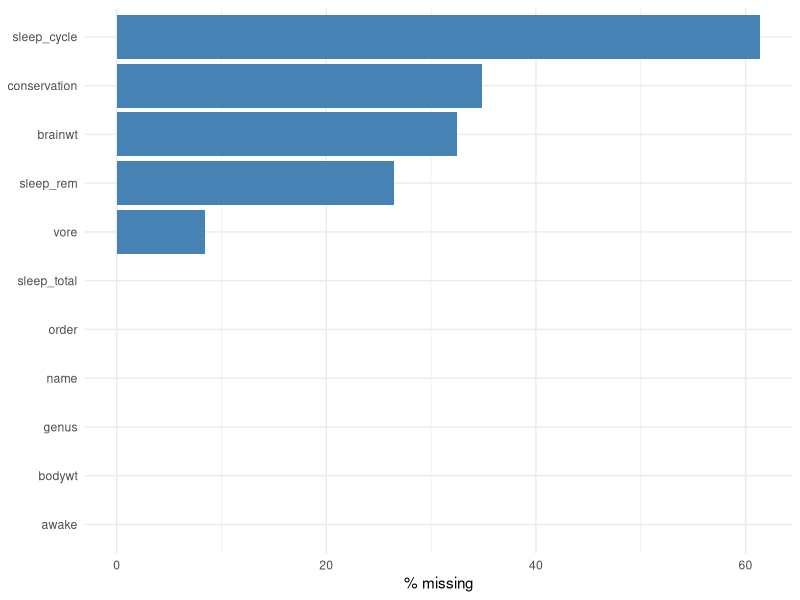
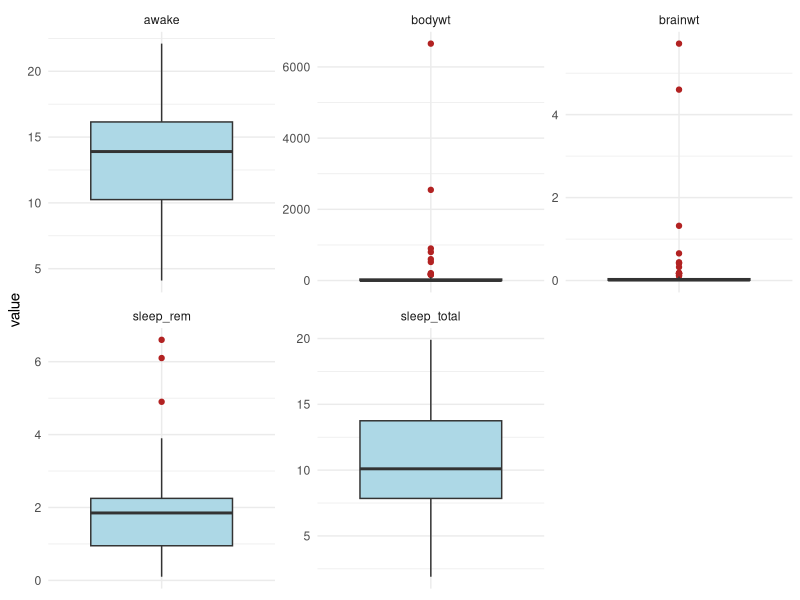
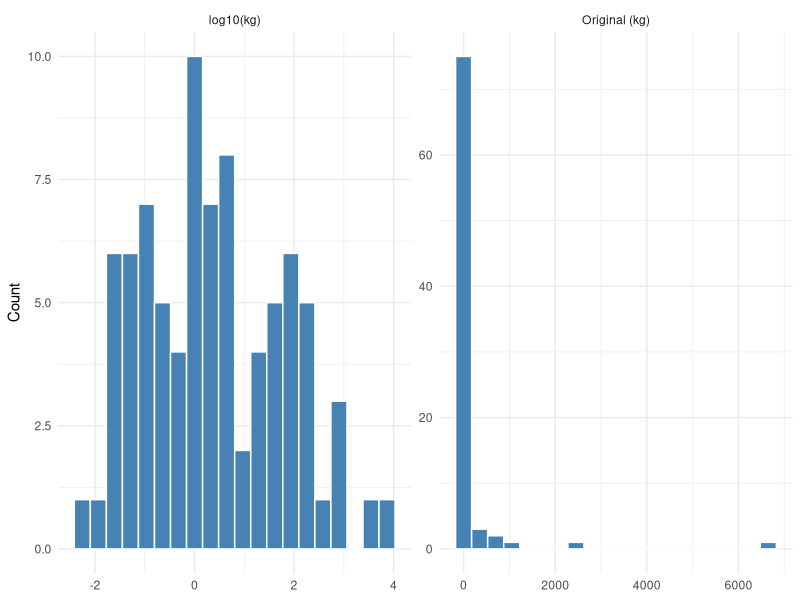
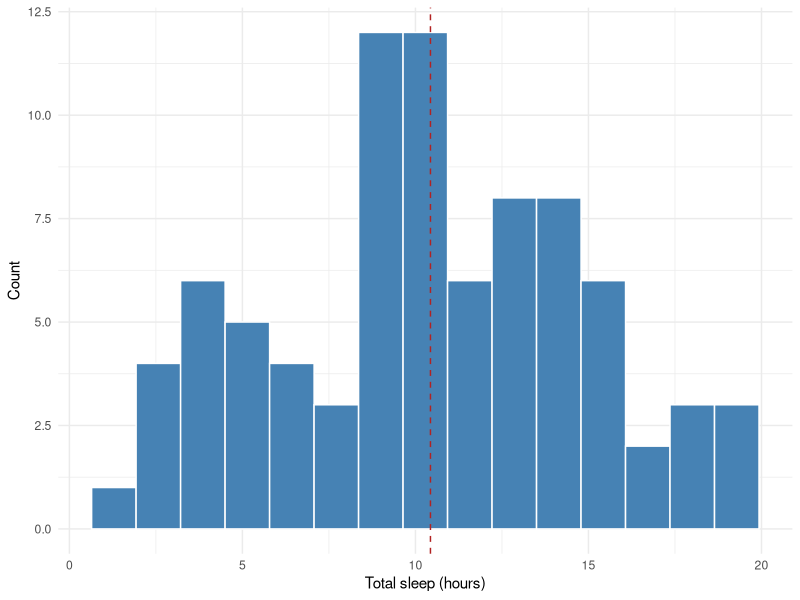
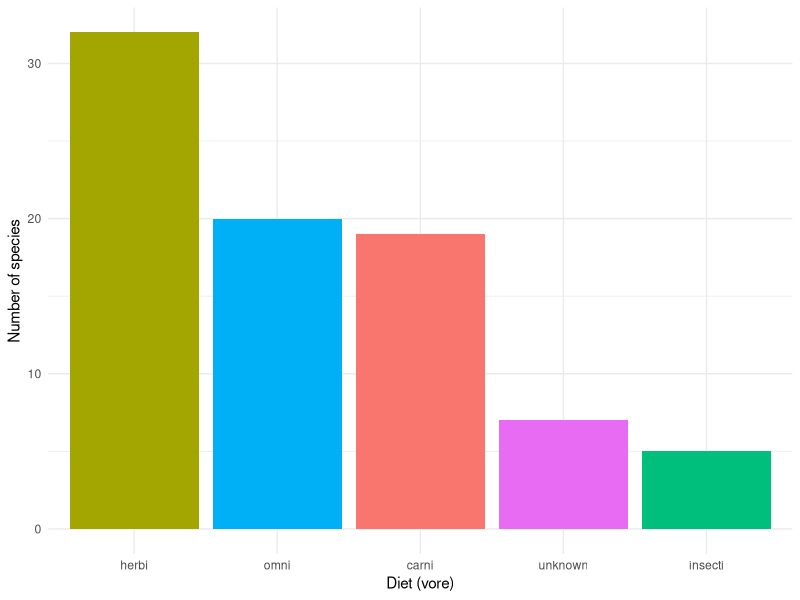
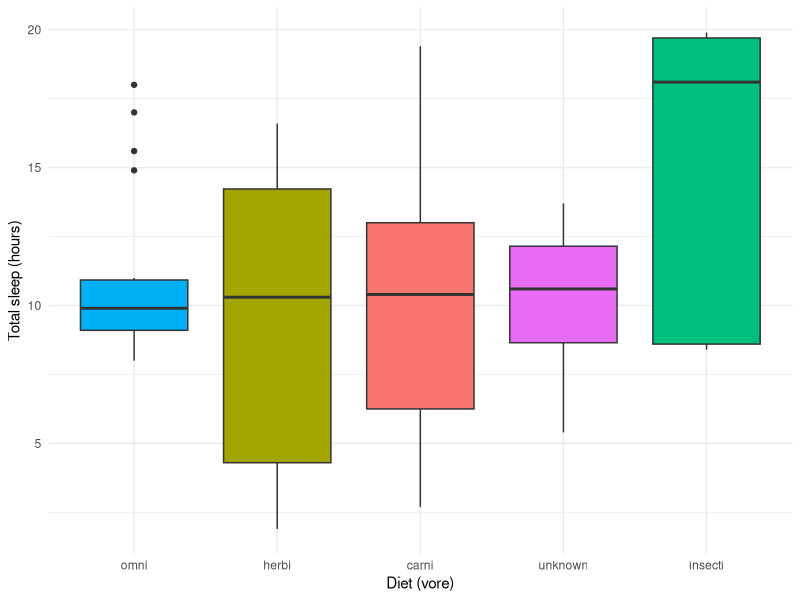
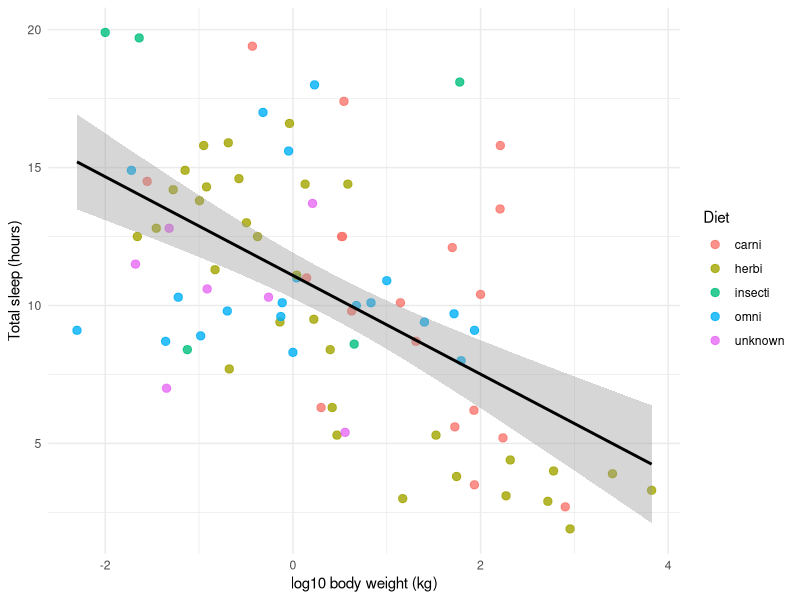
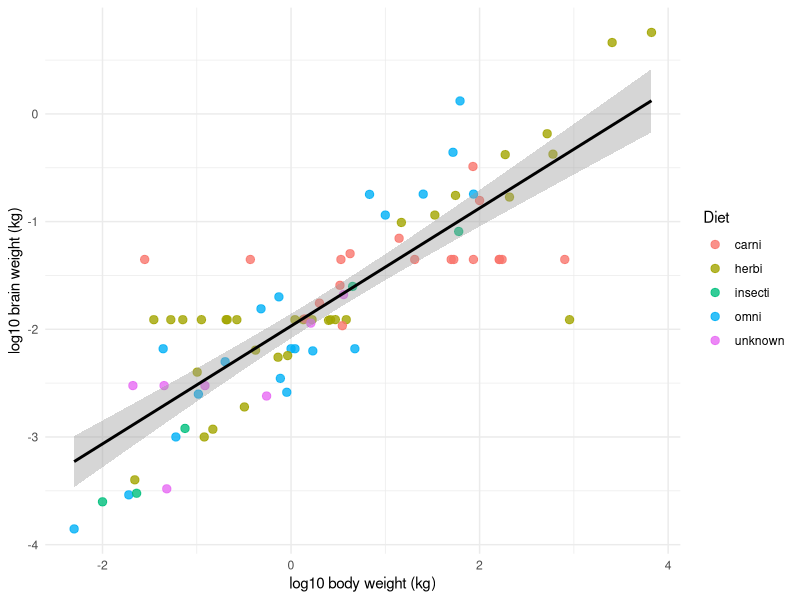

The R source for these figures, in order:
## ---- chunk 1
knitr::opts_chunk$set(echo = TRUE, message = FALSE, warning = FALSE,
                      fig.align = "center", dpi = 150)
library(tidyverse)
library(knitr)
theme_set(theme_minimal(base_size = 11))
## ---- chunk 2
data("msleep", package = "ggplot2")
raw <- msleep          # keep an untouched copy for before/after comparisons
dim(raw)
## ---- chunk 3
dictionary <- tibble(
  Variable = c("name", "genus", "vore", "order", "conservation",
               "sleep_total", "sleep_rem", "sleep_cycle", "awake",
               "brainwt", "bodywt"),
  Type = c(rep("Categorical", 5), rep("Numeric", 6)),
  Description = c("Common name of the animal", "Genus", "Diet: carni, herbi, insecti, omni",
                  "Taxonomic order", "Conservation status (IUCN-style code)",
                  "Total sleep per day (hours)", "REM sleep per day (hours)",
                  "Length of sleep cycle (hours)", "Hours awake per day",
                  "Brain weight (kg)", "Body weight (kg)")
)
kable(dictionary)
## ---- chunk 4
str(raw)
glimpse(raw)
## ---- chunk 5
summary(raw)
## ---- chunk 6
miss_tbl <- tibble(
  variable    = names(raw),
  n_missing   = colSums(is.na(raw)),
  pct_missing = round(100 * n_missing / nrow(raw), 1)
) %>% arrange(desc(n_missing))
kable(miss_tbl, caption = "Missing values per variable in the raw data")
## ---- chunk 7
ggplot(miss_tbl, aes(x = reorder(variable, pct_missing), y = pct_missing)) +
  geom_col(fill = "steelblue") +
  coord_flip() +
  labs(x = NULL, y = "% missing")
## ---- chunk 8
cat("Duplicated rows:", sum(duplicated(raw)), "\n")
cat("Duplicated animal names:", sum(duplicated(raw$name)), "\n")
## ---- chunk 9
df <- raw %>%
  mutate(across(where(is.character), str_trim)) %>%
  mutate(across(c(order, genus, vore, conservation), as.factor))
str(df)
## ---- chunk 10
# (a) Drop columns with too much missingness
threshold <- 0.5
high_miss <- names(which(colMeans(is.na(df)) > threshold))
cat("Columns dropped (>", threshold * 100, "% missing):", high_miss, "\n")
df <- df %>% select(-all_of(high_miss))

# (b) Categorical NA -> explicit "unknown" level
df <- df %>%
  mutate(across(c(vore, conservation),
                ~ factor(replace_na(as.character(.x), "unknown"))))

# (c) Numeric NA -> group median with overall-median fallback
impute_group_median <- function(x, g) {
  out <- ave(x, g, FUN = function(v) { v[is.na(v)] <- median(v, na.rm = TRUE); v })
  out[is.na(out)] <- median(x, na.rm = TRUE)
  out
}

df <- df %>%
  mutate(brainwt_imputed  = is.na(brainwt),
         sleep_rem_imputed = is.na(sleep_rem),
         brainwt  = impute_group_median(brainwt,  vore),
         sleep_rem = impute_group_median(sleep_rem, vore))

# Verification: no missing values should remain
kable(tibble(variable = names(df), n_missing = colSums(is.na(df))) %>%
        filter(n_missing > 0),
      caption = "Remaining missing values (empty means none)")
cat("Total remaining NA:", sum(is.na(df)), "\n")
## ---- chunk 11
check <- tibble(
  variable    = c("sleep_rem", "brainwt"),
  mean_before = c(mean(raw$sleep_rem, na.rm = TRUE), mean(raw$brainwt, na.rm = TRUE)),
  mean_after  = c(mean(df$sleep_rem), mean(df$brainwt)),
  sd_before   = c(sd(raw$sleep_rem, na.rm = TRUE), sd(raw$brainwt, na.rm = TRUE)),
  sd_after    = c(sd(df$sleep_rem), sd(df$brainwt))
) %>% mutate(across(where(is.numeric), ~ round(.x, 4)))
kable(check, caption = "Mean and SD before and after imputation")
## ---- chunk 12
iqr_outliers <- function(x) {
  q   <- quantile(x, c(0.25, 0.75), na.rm = TRUE)
  iqr <- q[2] - q[1]
  x < q[1] - 1.5 * iqr | x > q[2] + 1.5 * iqr
}

num_vars <- df %>% select(where(is.numeric)) %>% names()

outlier_summary <- map_dfr(num_vars, function(v) {
  flag <- iqr_outliers(df[[v]])
  tibble(variable = v, n_outliers = sum(flag), pct_outliers = round(100 * mean(flag), 1))
})
kable(outlier_summary, caption = "Outliers per numeric variable (IQR rule)")
## ---- chunk 13
df %>%
  select(all_of(num_vars)) %>%
  pivot_longer(everything(), names_to = "variable", values_to = "value") %>%
  ggplot(aes(x = variable, y = value)) +
  geom_boxplot(fill = "lightblue", outlier.colour = "firebrick") +
  facet_wrap(~ variable, scales = "free") +
  theme(axis.text.x = element_blank(), axis.title.x = element_blank())
## ---- chunk 14
df %>%
  filter(iqr_outliers(bodywt)) %>%
  select(name, bodywt, brainwt) %>%
  arrange(desc(bodywt)) %>%
  kable(caption = "Body-weight outliers")
## ---- chunk 15
df <- df %>% mutate(bodywt_outlier = iqr_outliers(bodywt),
                    brainwt_outlier = iqr_outliers(brainwt))
## ---- chunk 16
df <- df %>% mutate(log_bodywt  = log10(bodywt),
                    log_brainwt = log10(brainwt))
## ---- chunk 17
bind_rows(tibble(scale = "Original (kg)", value = df$bodywt),
          tibble(scale = "log10(kg)",     value = df$log_bodywt)) %>%
  ggplot(aes(value)) +
  geom_histogram(bins = 20, fill = "steelblue", colour = "white") +
  facet_wrap(~ scale, scales = "free") +
  labs(x = NULL, y = "Count")
## ---- chunk 18
minmax <- function(x) (x - min(x)) / (max(x) - min(x))
scale_vars <- c("sleep_total", "sleep_rem", "awake", "log_brainwt", "log_bodywt")

df_norm <- df %>%
  mutate(across(all_of(scale_vars),
                list(z = ~ as.numeric(scale(.x)), mm = minmax)))

z_check <- sapply(select(df_norm, ends_with("_z")),
                  function(x) c(mean = mean(x), sd = sd(x)))
kable(round(z_check, 3), caption = "Z-scored variables: mean ~ 0, SD = 1")

mm_check <- sapply(select(df_norm, ends_with("_mm")),
                   function(x) c(min = min(x), max = max(x)))
kable(round(mm_check, 3), caption = "Min-max scaled variables: range 0 to 1")
## ---- chunk 19
# One-hot encoding for vore
onehot <- model.matrix(~ vore - 1, data = df_norm)
colnames(onehot) <- paste0("vore_", levels(df_norm$vore))

# Ordinal encoding for conservation (least to most threatened).
# "domesticated" and "unknown" are not points on the threat scale -> NA.
threat_order <- c("lc", "cd", "nt", "vu", "en")

df_enc <- bind_cols(df_norm, as_tibble(onehot)) %>%
  mutate(conservation_ord = match(as.character(conservation), threat_order),
         order_freq = ave(rep(1, n()), order, FUN = sum) / n())

df_enc %>%
  select(name, vore, starts_with("vore_"), conservation, conservation_ord,
         order, order_freq) %>%
  head(8) %>%
  kable(digits = 3, caption = "First rows of the encoded variables")
## ---- chunk 20
dim(df_enc)
write_csv(df_enc, "msleep_clean.csv")
## ---- chunk 21
str(df_enc %>% select(name, order, vore, conservation, all_of(num_vars)))
## ---- chunk 22
summary(df_enc %>% select(vore, conservation, all_of(num_vars)))
## ---- chunk 23
desc <- df %>%
  select(all_of(num_vars)) %>%
  pivot_longer(everything(), names_to = "variable") %>%
  group_by(variable) %>%
  summarise(n = n(), mean = mean(value), median = median(value), sd = sd(value),
            min = min(value), max = max(value),
            skewness = mean((value - mean(value))^3) / sd(value)^3,
            .groups = "drop") %>%
  mutate(across(where(is.numeric), ~ round(.x, 3)))
kable(desc, caption = "Descriptive statistics of numeric variables")
## ---- chunk 24
by_vore <- df %>%
  group_by(vore) %>%
  summarise(n = n(),
            mean_sleep   = round(mean(sleep_total), 2),
            median_sleep = round(median(sleep_total), 2),
            mean_rem     = round(mean(sleep_rem), 2),
            .groups = "drop") %>%
  arrange(desc(mean_sleep))
kable(by_vore, caption = "Sleep by diet group")
## ---- chunk 25
ggplot(df, aes(sleep_total)) +
  geom_histogram(bins = 15, fill = "steelblue", colour = "white") +
  geom_vline(aes(xintercept = mean(sleep_total)), colour = "firebrick", linetype = "dashed") +
  labs(x = "Total sleep (hours)", y = "Count")
## ---- chunk 26
ggplot(df, aes(x = fct_infreq(vore), fill = vore)) +
  geom_bar(show.legend = FALSE) +
  labs(x = "Diet (vore)", y = "Number of species")
## ---- chunk 27
ggplot(df, aes(x = reorder(vore, sleep_total, median), y = sleep_total, fill = vore)) +
  geom_boxplot(show.legend = FALSE) +
  labs(x = "Diet (vore)", y = "Total sleep (hours)")
## ---- chunk 28
ggplot(df, aes(log_bodywt, sleep_total)) +
  geom_point(aes(colour = vore), size = 2.5, alpha = 0.8) +
  geom_smooth(method = "lm", formula = y ~ x, colour = "black") +
  labs(x = "log10 body weight (kg)", y = "Total sleep (hours)", colour = "Diet")
## ---- chunk 29
ggplot(df, aes(log_bodywt, log_brainwt)) +
  geom_point(aes(colour = vore), size = 2.5, alpha = 0.8) +
  geom_smooth(method = "lm", formula = y ~ x, colour = "black") +
  labs(x = "log10 body weight (kg)", y = "log10 brain weight (kg)", colour = "Diet")
## ---- chunk 30
cor_vars <- c("sleep_total", "sleep_rem", "awake", "log_brainwt", "log_bodywt")
cmat <- cor(df[cor_vars])
kable(round(cmat, 2), caption = "Pearson correlation matrix")
## ---- chunk 31
as.data.frame(as.table(cmat)) %>%
  ggplot(aes(Var1, Var2, fill = Freq)) +
  geom_tile(colour = "white") +
  geom_text(aes(label = round(Freq, 2))) +
  scale_fill_gradient2(low = "firebrick", mid = "white", high = "steelblue",
                       limits = c(-1, 1)) +
  labs(x = NULL, y = NULL, fill = "r") +
  theme(axis.text.x = element_text(angle = 30, hjust = 1))
## ---- chunk 32
top_pairs <- as.data.frame(as.table(cmat)) %>%
  filter(as.character(Var1) < as.character(Var2)) %>%
  mutate(Freq = round(Freq, 3)) %>%
  arrange(desc(abs(Freq))) %>%
  rename(Variable_1 = Var1, Variable_2 = Var2, r = Freq)
kable(top_pairs, caption = "Variable pairs ranked by absolute correlation")
## ---- chunk 33
r_sleep_body <- cor(df$sleep_total, df$log_bodywt)
r_brain_body <- cor(df$log_brainwt, df$log_bodywt)
r_sleep_rem  <- cor(df$sleep_total, df$sleep_rem)
top_diet     <- as.character(by_vore$vore[1])
## ---- chunk 34
sessionInfo()
